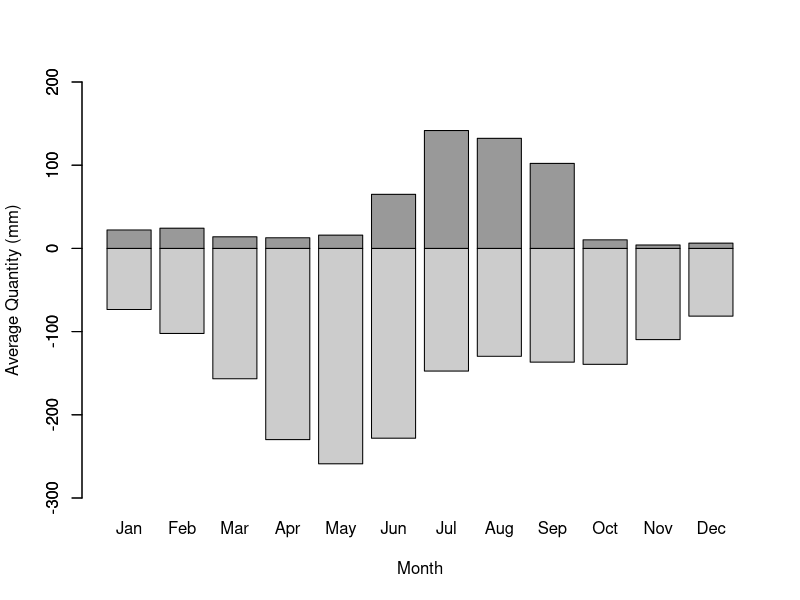

Source code (R): (Note: this script raises an error after producing the figure.)
library(dplyr)
library(tidyr)

# Read in the data
df <- read.csv("./CSSRI_daily_weather_ET0.csv")
df$MONTH <- format(as.Date(df$DATE), "%m")

df_monthly <- df %>%
  group_by(MONTH) %>%
  summarise(
    avg_et0 = 30 * mean(ETREF, na.rm = TRUE),
    avg_rain = 30 * mean(RAIN, na.rm = TRUE),
    .groups = "drop")

# Extract the necessary columns
months <- format(seq(as.Date("2021-01-01"), as.Date("2021-12-01"), by = "month"), "%b")
avg_rain <- df_monthly$avg_rain
avg_et0 <- df_monthly$avg_et0
deficit <- df_monthly$deficit


# Create the bar plot
barplot(-avg_et0, 
        beside = TRUE, 
        names.arg = months,
        col = "gray80",
        ylim = c(-300, 200),  # Set y-axis limits
        ylab = "Average Quantity (mm)",
        xlab = "Month")
barplot(avg_rain, 
        col = "gray60", 
        add = TRUE)

x_coords <- seq(0.7, by = 1.2, length.out = length(months))  # Adjust for barplot spacing

segments(x0 = x_coords - 0.5, y0 = -deficit,  # Start of the segment
         x1 = x_coords + 0.5, y1 = -deficit,  # End of the segment
         col = "black", lwd = 2)
legend("topright", 
       legend = c("Rainfall", "Referenece ET"), 
       fill = c("gray60", "gray80"))
